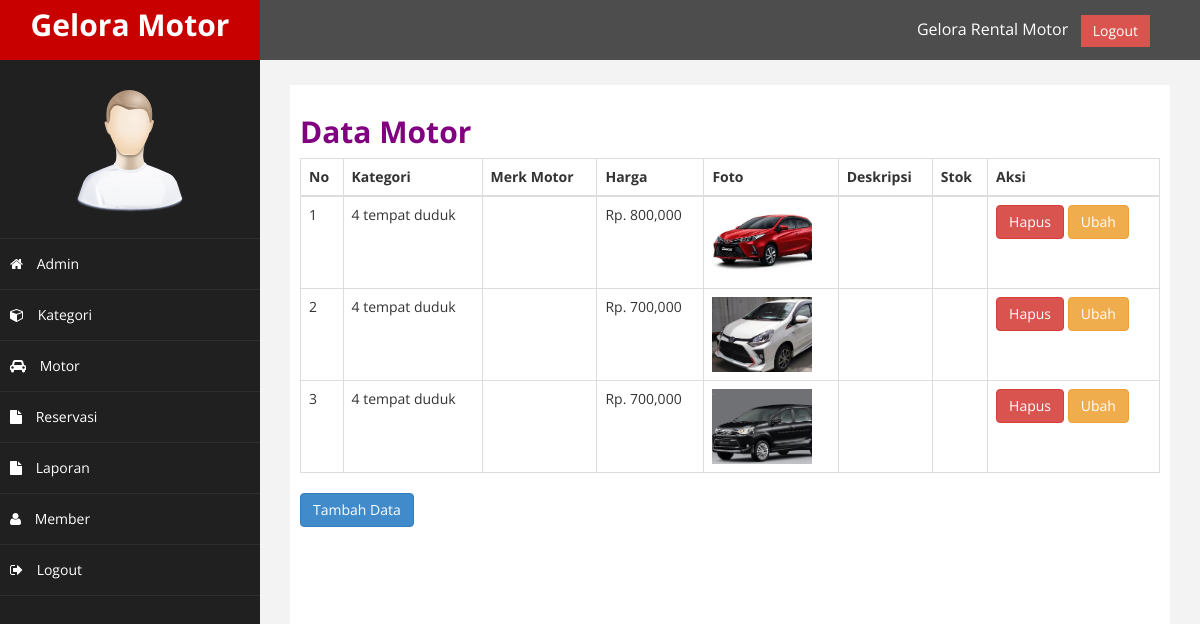
Screenshot of /admin/index.php?halaman=produk (signed in) with the database file from the repository.
### tables this page shows
CREATE TABLE `produk` (
  `id_mobil` int(11) NOT NULL,
  `id_kategori` int(11) NOT NULL,
  `id_reservasi` int(11) NOT NULL,
  `id_member` int(11) NOT NULL,
  `merk_mobil` varchar(100) NOT NULL,
  `harga` int(11) NOT NULL,
  `foto` varchar(100) NOT NULL,
  `deskripsi_mobil` text NOT NULL,
  `stok_mobil` int(5) NOT NULL
);

CREATE TABLE `kategori` (
  `id_kategori` int(11) NOT NULL,
  `nama_kategori` varchar(100) NOT NULL
);

### admin/mobil.php (the view)
<h2><b><font color='purple'>Data Motor</h2></b></clor></font>
<table class="table table-bordered">
	<thead>
		<tr>
			<th>No</th>
			<th>Kategori</th>
			<th>Merk Motor</th>
			<th>Harga</th>
			<th>Foto</th>
			<th>Deskripsi</th>
			<th>Stok</th>
			<th>Aksi</th>
		</tr>
	</thead>
	<tbody>
			<?php $nomor=1; ?>
			<?php $ambil=$koneksi->query("SELECT * FROM produk LEFT JOIN kategori ON produk.id_kategori=kategori.id_kategori"); ?>
			<?php while($pecah = $ambil->fetch_assoc()){ ?>
		<tr>
			<td><?php echo $nomor; ?></td>
			<td><?php echo $pecah["nama_kategori"]; ?></td>
			<td><?php echo $pecah['merk_motor']; ?></td>
			<td>Rp. <?php echo number_format($pecah['harga']) ?></td>
			<td>
				<img src="../foto_produk/<?php echo $pecah['foto']; ?>" width="100">
			</td>
			<td><?php echo $pecah['deskripsi_motor']; ?></td>
			<td><?php echo $pecah['stok_motor']; ?></td>
			<td>
				<a href="index.php?halaman=hapusproduk&id=<?php echo $pecah['id_motor']; ?>"
					class="btn-danger btn">Hapus</a>
				<a href="index.php?halaman=ubahproduk&id=<?php echo $pecah['id_motor']; ?>"
				class="btn btn-warning">Ubah</a>
		</td>
	</tr>
	<?php $nomor++; ?>
	<?php } ?>
	</tbody>
</table>
<a href="index.php?halaman=tambahproduk" class="btn btn-primary">Tambah Data</a>

### admin/assets/css/custom.css (style rules this page uses)
body { font-family: 'Open Sans', sans-serif; }
h2 { color: #f00; }

### rows the page displays
produk: id_kategori.nama_kategori "4 tempat duduk", harga "800,000", foto (picture)
produk: id_kategori.nama_kategori "4 tempat duduk", harga "700,000", foto (picture)
produk: id_kategori.nama_kategori "4 tempat duduk", harga "700,000", foto (picture)
